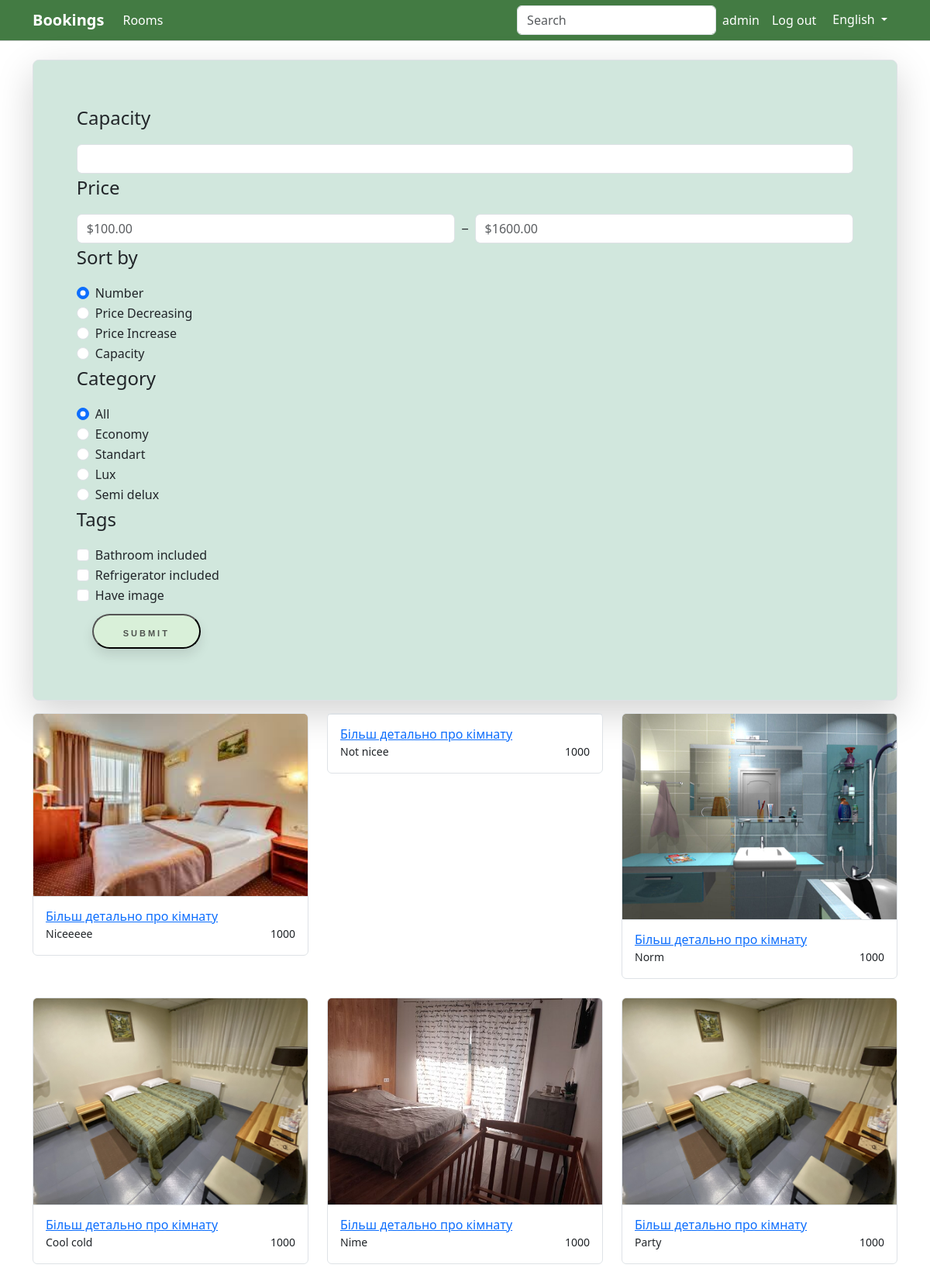
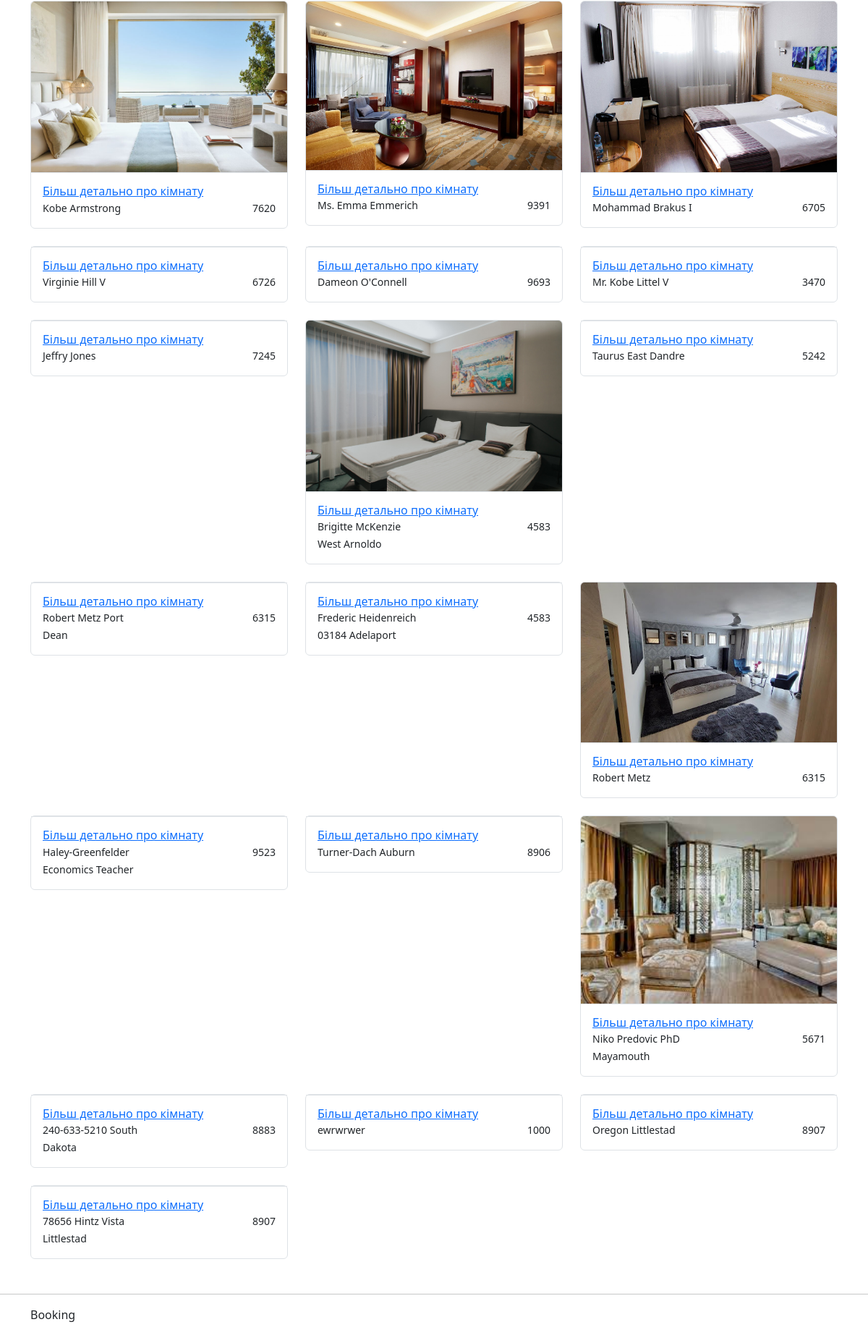
The app's page /rooms/ (signed in) with its own data (2 pictures, top to bottom).
### auth_system/models.py (models this page shows, shortened)
class CustomUser(AbstractUser):
    phone_number = models.CharField(max_length=12, blank=True, null=True)

### book/models.py (models this page shows, shortened)
class Room(models.Model):
    number=models.IntegerField()
    capacity=models.IntegerField()
    price=models.IntegerField()
    location=models.TextField()
    description=models.TextField()
    image=models.CharField(max_length=100, blank=True)
    tags = models.ManyToManyField(Tag, blank=True)
    class Meta:
        ordering=['number']
        verbose_name='Room'
        verbose_name_plural='Rooms'

### book/views.py (the view, shortened to what this page needs)
# urls.py: path('rooms/', views.get_rooms_list, name='rooms'),
def get_rooms_list(request):
    rooms = models.Room.objects.filter(**{key: int(value) for key, value in request.GET.items()
                                          if value!='' and
                                          key in ['price__gt', 'price__lt', 'capacity']}).filter(
                                       **{'tags__name':value for key, value in request.GET.items()
                                          if key == 'category' and value != 'all'})
    tags = [tag for tag in request.GET.keys() if tag in ['Bathroom_included', 'Refrigerator_included', 'Image']]
    if tags != []:
        for tag in tags:
            rooms = rooms.filter(tags__name=tag)
    last_form = dict(request.GET.items())
    for room in rooms:
        try:
            booking = models.Booking.objects.get(room=room)
            room.priore = "busy" if booking.end_time > timezone.now() > booking.start_time else "free"
        except:
            room.priore = "free"
    context = {
        'rooms': rooms,
        'language': get_list_language(request.session.get('language')),
        'last_form': last_form
    }
    return render(request, 'book/rooms_list.html', context)

### booking_sys/language.py (called while the page is built)
def get_list_language(language: str) -> dict:
    if language == 'ukrainian':
        return UKRAINIAN
    elif language == 'russian':
        return RUSSIAN
    else:
        return ENGLISH

### templates/book/rooms_list.html
{% extends "base.html" %}
{% block body %}
{% load static %}
<div class="row">
{% if not 'Mobile' in request.META.HTTP_USER_AGENT %}
    <div class="col-2-special">
{% else %}
    <div>
{% endif %}
        <div style="padding: 5%" class=" card border mb-3 rounded-3 container-success overflow-hidden shadow-lg">
            <form method="GET" action="{% url 'rooms' %}">
                <p class="fs-4">{{ language.capacity }}</p>
                <input type="text" id="capacity" name="capacity" class="form-control">
                <p class="fs-4">{{ language.price }}</p>
                <div class="d-flex align-items-center">
                    <input type="number" class="form-control form-control-xs" placeholder="$100.00" min="10" max="999999" value="{% if last_form.price__gt %}{{last_form.price__gt}}{% endif %}" id="price__gt" name="price__gt" >
                    <div class="text-gray-350 mx-2">‒</div>
                    <input type="number" class="form-control form-control-xs" placeholder="$1600.00" min="50" max="999999" value="{% if last_form.price__lt %}{{last_form.price__lt}}{% endif %}" id="price__lt" name="price__lt">
                  </div>
                <p class="fs-4">{{ language.sortby }}</p>
                <div class="form-check">
                    <input class="form-check-input" type="radio" name="sort_by" value="number" id="numberRadio" checked>
                    <label class="form-check-label" for="numberRadio">{{ language.number }}</label>
                </div>
                <div class="form-check">
                    <input class="form-check-input" type="radio" name="sort_by" value="price_decreasing" id="price_decreasingRadio" {% if last_form.sort_by == 'price_decreasing' %}checked{% endif %}>
                    <label class="form-check-label" for="price_decreasingRadio">{{ language.pricedecreasing }}</label>
                </div>
                <div class="form-check">
                    <input class="form-check-input" type="radio" name="sort_by" value="price_increase" id="price_increaseRadio" {% if last_form.sort_by == 'price_increase' %}checked{% endif %}>
                    <label class="form-check-label" for="price_increaseRadio">{{ language.priceincrease }}</label>
                </div>
                <div class="form-check">
                    <input class="form-check-input" type="radio" name="sort_by" value="capacity" id="capacityRadio" {% if last_form.sort_by == 'capacity' %}checked{% endif %}>
                    <label class="form-check-label" for="capacityRadio">{{ language.capacity }}</label>
                </div>
                <p class="fs-4">{{ language.category }}</p>
                <div class="form-check">
                    <input class="form-check-input" type="radio" name="category" value="all" id="allRadio" checked>
                    <label class="form-check-label" for="allRadio">{{ language.all }}</label>
                </div>
                <div class="form-check">
                    <input class="form-check-input" type="radio" name="category" value="Economy" id="economyRadio" {% if last_form.category == 'Economy' %}checked{% endif %}>
                    <label class="form-check-label" for="economyRadio">{{ language.economy }}</label>
                </div>
                <div class="form-check">
                    <input class="form-check-input" type="radio" name="category" value="Standart" id="standartRadio" {% if last_form.category == 'Standart' %}checked{% endif %}>
                    <label class="form-check-label" for="standartRadio">{{ language.standart }}</label>
                </div>
                <div class="form-check">
                    <input class="form-check-input" type="radio" name="category" value="Lux" id="luxRadio" {% if last_form.category == 'Lux' %}checked{% endif %}>
                    <label class="form-check-label" for="luxRadio">{{ language.lux }}</label>
                </div>
                <div class="form-check">
                    <input class="form-check-input" type="radio" name="category" value="Semi delux" id="semideluxRadio" {% if last_form.category == 'Semi delux' %}checked{% endif %}>
                    <label class="form-check-label" for="semideluxRadio">{{ language.semidelux }}</label>
                </div>
                <p class="fs-4">{{ language.tags }}</p>
                <div class="form-check">
                    <input class="form-check-input" name="Bathroom_included" type="checkbox" id="BathroomChecked" {% if last_form.Bathroom_included %}checked{% endif %}>
                    <label class="form-check-label" for="BathroomChecked">{{ language.bathroom_tag }}</label>
                </div>
                <div class="form-check">
                    <input class="form-check-input" name="Refrigerator_included" type="checkbox" id="RefrigeratorChecked" {% if last_form.Refrigerator_included %}checked{% endif %}>
                    <label class="form-check-label" for="RefrigeratorChecked">{{ language.refrigerator_tag }}</label>
                </div>
                <div class="form-check">
                    <input class="form-check-input" name="Image" type="checkbox" id="ImageChecked" {% if last_form.Image %}checked{% endif %}>
                    <label class="form-check-label" for="ImageChecked">{{ language.image_tag }}</label>
                </div>
                <button type="submit" class="floating-button">{{ language.submit }}</button>
            </form>
        </div>
    </div>
    <div class="col">
        <div class="row g-4 g-xl-7 demo-grid">
            {% for room in rooms %}
                <div class="col-sm-6 col-lg-4 col-xxl-3 demo-grid-item">
                    <div class="card card-hover-shadow border">
                        <img src="{% static 'img/'|add:room.image %}" class="card-img-top" alt="">
                        <div class="card-body border-top">
                            <h6 class="mb-0"><a href="{% url 'room_detail' room.number %}" class="stretched-link">Більш детально про кімнату</a></h6>
                            <div class="row">
                                <div style="margin: auto;" class="col">
                                    <small>{{ room.description }}</small>
                                </div>
                                <div class="col text-end">
                                    <small>{{ room.price }}</small>
                                </div>
                            </div>
                        </div>
                    </div>
                </div>
            {% endfor %}
        </div>
    </div>
</div>
{% endblock %}

### templates/base.html (shortened to what this page needs)
<!DOCTYPE html>
<html lang="en">
<head>
    {% load static %}
    <link href="https://cdn.jsdelivr.net/npm/bootstrap@5.3.0-alpha1/dist/css/bootstrap.min.css" rel="stylesheet">
    <link rel="stylesheet" href="{% static 'css/style.css' %}">
</head>
<body data-bs-theme="light">
    <header>
        <nav style="background-color:rgba(67, 123, 67, 1); padding: .5%" data-bs-theme="dark" class="navbar navbar-expand-lg navbar-light">
            <div class="container">
                <a class="navbar-brand" href="/"><b>Bookings</b></a>
                <div class="collapse navbar-collapse">
                    <ul class="navbar-nav mr-auto order-1">
                        <li class="nav-item">
                            <a style="color: white" class="nav-link text-large" href="/rooms/">{{ language.rooms }}</a>
                        </li>
                    </ul>
                </div>
                <form class="form-inline form-navbar my-2 my-lg-0 order-2" method="POST" action="{% url 'room_detail_form' %}">
                        <input data-bs-theme="light" class="form-control" id="room_number" name="room_number" type="text" placeholder="{{ language.search }}">
                </form>
                <div class="d-none d-lg-flex ml-2 order-3">
                    <ul class="navbar-nav">
                        {% if not request.user.is_authenticated %}
                        <li class="nav-item"><a style="color: white" class="nav-link" href="{% url 'login' %}">{{ language.signin }}</a></li>
                        <li class="nav-item"><a style="color: white" class="nav-link" href="{% url 'register' %}">{{ language.signup }}</a></li>
                        {% else %}
                        <div class="navbar-nav">
                            <a style="color: white" class="nav-link" href="{% url 'profile' %}">{{ user.username }}</a>
                            <a style="color: white" class="nav-link" href="{% url 'logout' %}" onclick='return confirm("You sure?")'>{{ language.logout }}</a>
                        </div>
                        {% endif %}
                    <div class="dropdown">
                        <button style="color: white;" class="btn dropdown-toggle" type="button" data-bs-toggle="dropdown" aria-expanded="false">
                        {{ language.current_lang }}
                        </button>
                    </div>
            </div>
        </nav>
        <hr style="margin: 0">
    </header>
    <br>
    <main class="container-md site-main main">
        {% block body %}
        {% endblock %}
    </main>
    <footer class="mt-5">
        <hr>
        <div class="container">
            <p>Booking</p>
        </div>
    </footer>
</body>
</html>

### static/css/style.css (style rules this page uses)
.floating-button { text-decoration: none; display: inline-block; width: 140px; height: 45px; line-height: 45px; border-radius: 45px; margin: 10px 20px; font-family: 'Montserrat', sans-serif; font-size: 11px; text-transform: uppercase; text-align: center; letter-spacing: 3px; font-weight: 600; color: #4e524e; background: rgb(217, 240, 217); box-shadow: 0 8px 15px rgba(0, 0, 0, .1); transition: .3s; }
.container-success { background-color: rgb(209, 231, 221, 1); }

### records on screen
Room: image (picture), description "Niceeeee", price "1000"
Room: description "Not nicee", price "1000"
Room: image (picture), description "Norm", price "1000"
Room: image (picture), description "Cool cold", price "1000"
Room: image (picture), description "Nime", price "1000"
Room: image (picture), description "Party", price "1000"
Room: image (picture), description "Kobe Armstrong", price "7620"
Room: image (picture), description "Ms. Emma Emmerich", price "9391"
Room: image (picture), description "Mohammad Brakus I", price "6705"
Room: description "Virginie Hill V", price "6726"
Room: description "Dameon O'Connell", price "9693"
Room: description "Mr. Kobe Littel V", price "3470"
Room: description "Jeffry Jones", price "7245"
Room: image (picture), description "Brigitte McKenzie West Arnoldo", price "4583"
Room: description "Taurus East Dandre", price "5242"
Room: description "Robert Metz Port Dean", price "6315"
Room: description "Frederic Heidenreich 03184 Adelaport", price "4583"
Room: image (picture), description "Robert Metz", price "6315"
Room: description "Haley-Greenfelder Economics Teacher", price "9523"
Room: description "Turner-Dach Auburn", price "8906"
Room: image (picture), description "Niko Predovic PhD Mayamouth", price "5671"
Room: description "240-633-5210 South Dakota", price "8883"
Room: description "ewrwrwer", price "1000"
Room: description "Oregon Littlestad", price "8907"
Room: description "78656 Hintz Vista Littlestad", price "8907"

### other values on screen
{{ language.rooms }} "Rooms"
{{ user.username }} "admin"
{{ language.logout }} "Log out"
{{ language.current_lang }} "English"
{{ language.capacity }} "Capacity"
{{ language.price }} "Price"
{{ language.sortby }} "Sort by"
{{ language.number }} "Number"
{{ language.pricedecreasing }} "Price Decreasing"
{{ language.priceincrease }} "Price Increase"
{{ language.category }} "Category"
{{ language.all }} "All"
{{ language.economy }} "Economy"
{{ language.standart }} "Standart"
{{ language.lux }} "Lux"
